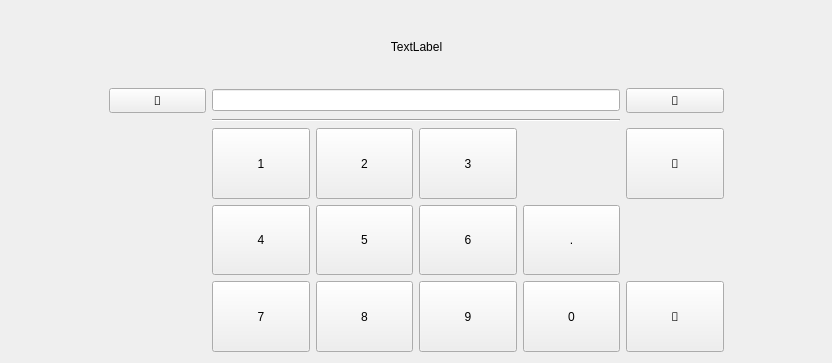
<?xml version="1.0" encoding="UTF-8"?>
<ui version="4.0">
 <class>Form</class>
 <widget class="QWidget" name="Form">
  <property name="geometry">
   <rect>
    <x>0</x>
    <y>0</y>
    <width>832</width>
    <height>363</height>
   </rect>
  </property>
  <property name="windowTitle">
   <string>Form</string>
  </property>
  <layout class="QGridLayout" name="gridLayout" columnstretch="1,1,1,1,1,1,1,1">
   <item row="1" column="2" colspan="4">
    <widget class="QLineEdit" name="edit">
     <property name="alignment">
      <set>Qt::AlignRight|Qt::AlignTrailing|Qt::AlignVCenter</set>
     </property>
    </widget>
   </item>
   <item row="4" column="5">
    <widget class="QPushButton" name="button_decimal">
     <property name="sizePolicy">
      <sizepolicy hsizetype="Minimum" vsizetype="Minimum">
       <horstretch>0</horstretch>
       <verstretch>0</verstretch>
      </sizepolicy>
     </property>
     <property name="text">
      <string>.</string>
     </property>
    </widget>
   </item>
   <item row="5" column="5">
    <widget class="QPushButton" name="button_0">
     <property name="sizePolicy">
      <sizepolicy hsizetype="Minimum" vsizetype="Minimum">
       <horstretch>0</horstretch>
       <verstretch>0</verstretch>
      </sizepolicy>
     </property>
     <property name="text">
      <string>0</string>
     </property>
    </widget>
   </item>
   <item row="3" column="6">
    <widget class="QPushButton" name="accept_button">
     <property name="sizePolicy">
      <sizepolicy hsizetype="Minimum" vsizetype="Minimum">
       <horstretch>0</horstretch>
       <verstretch>0</verstretch>
      </sizepolicy>
     </property>
     <property name="font">
      <font>
       <family>FontAwesome</family>
      </font>
     </property>
     <property name="text">
      <string></string>
     </property>
    </widget>
   </item>
   <item row="1" column="6">
    <widget class="QPushButton" name="button_backspace">
     <property name="sizePolicy">
      <sizepolicy hsizetype="Minimum" vsizetype="Minimum">
       <horstretch>0</horstretch>
       <verstretch>0</verstretch>
      </sizepolicy>
     </property>
     <property name="font">
      <font>
       <family>FontAwesome</family>
      </font>
     </property>
     <property name="text">
      <string></string>
     </property>
    </widget>
   </item>
   <item row="3" column="2">
    <widget class="QPushButton" name="button_1">
     <property name="sizePolicy">
      <sizepolicy hsizetype="Minimum" vsizetype="Minimum">
       <horstretch>0</horstretch>
       <verstretch>0</verstretch>
      </sizepolicy>
     </property>
     <property name="text">
      <string>1</string>
     </property>
    </widget>
   </item>
   <item row="3" column="3">
    <widget class="QPushButton" name="button_2">
     <property name="sizePolicy">
      <sizepolicy hsizetype="Minimum" vsizetype="Minimum">
       <horstretch>0</horstretch>
       <verstretch>0</verstretch>
      </sizepolicy>
     </property>
     <property name="text">
      <string>2</string>
     </property>
    </widget>
   </item>
   <item row="4" column="4">
    <widget class="QPushButton" name="button_6">
     <property name="sizePolicy">
      <sizepolicy hsizetype="Minimum" vsizetype="Minimum">
       <horstretch>0</horstretch>
       <verstretch>0</verstretch>
      </sizepolicy>
     </property>
     <property name="text">
      <string>6</string>
     </property>
    </widget>
   </item>
   <item row="4" column="2">
    <widget class="QPushButton" name="button_4">
     <property name="sizePolicy">
      <sizepolicy hsizetype="Minimum" vsizetype="Minimum">
       <horstretch>0</horstretch>
       <verstretch>0</verstretch>
      </sizepolicy>
     </property>
     <property name="text">
      <string>4</string>
     </property>
    </widget>
   </item>
   <item row="3" column="4">
    <widget class="QPushButton" name="button_3">
     <property name="sizePolicy">
      <sizepolicy hsizetype="Minimum" vsizetype="Minimum">
       <horstretch>0</horstretch>
       <verstretch>0</verstretch>
      </sizepolicy>
     </property>
     <property name="text">
      <string>3</string>
     </property>
    </widget>
   </item>
   <item row="0" column="1" colspan="6">
    <widget class="QLabel" name="label">
     <property name="text">
      <string>TextLabel</string>
     </property>
     <property name="alignment">
      <set>Qt::AlignCenter</set>
     </property>
    </widget>
   </item>
   <item row="5" column="3">
    <widget class="QPushButton" name="button_8">
     <property name="sizePolicy">
      <sizepolicy hsizetype="Minimum" vsizetype="Minimum">
       <horstretch>0</horstretch>
       <verstretch>0</verstretch>
      </sizepolicy>
     </property>
     <property name="text">
      <string>8</string>
     </property>
    </widget>
   </item>
   <item row="1" column="1">
    <widget class="QPushButton" name="up_button">
     <property name="sizePolicy">
      <sizepolicy hsizetype="Minimum" vsizetype="Minimum">
       <horstretch>0</horstretch>
       <verstretch>0</verstretch>
      </sizepolicy>
     </property>
     <property name="font">
      <font>
       <family>FontAwesome</family>
      </font>
     </property>
     <property name="text">
      <string></string>
     </property>
    </widget>
   </item>
   <item row="5" column="2">
    <widget class="QPushButton" name="button_7">
     <property name="sizePolicy">
      <sizepolicy hsizetype="Minimum" vsizetype="Minimum">
       <horstretch>0</horstretch>
       <verstretch>0</verstretch>
      </sizepolicy>
     </property>
     <property name="text">
      <string>7</string>
     </property>
    </widget>
   </item>
   <item row="5" column="7">
    <spacer name="horizontalSpacer">
     <property name="orientation">
      <enum>Qt::Horizontal</enum>
     </property>
     <property name="sizeHint" stdset="0">
      <size>
       <width>0</width>
       <height>0</height>
      </size>
     </property>
    </spacer>
   </item>
   <item row="4" column="3">
    <widget class="QPushButton" name="button_5">
     <property name="sizePolicy">
      <sizepolicy hsizetype="Minimum" vsizetype="Minimum">
       <horstretch>0</horstretch>
       <verstretch>0</verstretch>
      </sizepolicy>
     </property>
     <property name="text">
      <string>5</string>
     </property>
    </widget>
   </item>
   <item row="5" column="4">
    <widget class="QPushButton" name="button_9">
     <property name="sizePolicy">
      <sizepolicy hsizetype="Minimum" vsizetype="Minimum">
       <horstretch>0</horstretch>
       <verstretch>0</verstretch>
      </sizepolicy>
     </property>
     <property name="text">
      <string>9</string>
     </property>
    </widget>
   </item>
   <item row="5" column="6">
    <widget class="QPushButton" name="cancel_button">
     <property name="sizePolicy">
      <sizepolicy hsizetype="Minimum" vsizetype="Minimum">
       <horstretch>0</horstretch>
       <verstretch>0</verstretch>
      </sizepolicy>
     </property>
     <property name="font">
      <font>
       <family>FontAwesome</family>
      </font>
     </property>
     <property name="text">
      <string></string>
     </property>
    </widget>
   </item>
   <item row="2" column="2" colspan="4">
    <widget class="Line" name="line">
     <property name="orientation">
      <enum>Qt::Horizontal</enum>
     </property>
    </widget>
   </item>
   <item row="5" column="0">
    <spacer name="horizontalSpacer_3">
     <property name="orientation">
      <enum>Qt::Horizontal</enum>
     </property>
     <property name="sizeHint" stdset="0">
      <size>
       <width>0</width>
       <height>0</height>
      </size>
     </property>
    </spacer>
   </item>
  </layout>
 </widget>
 <resources/>
 <connections/>
</ui>
